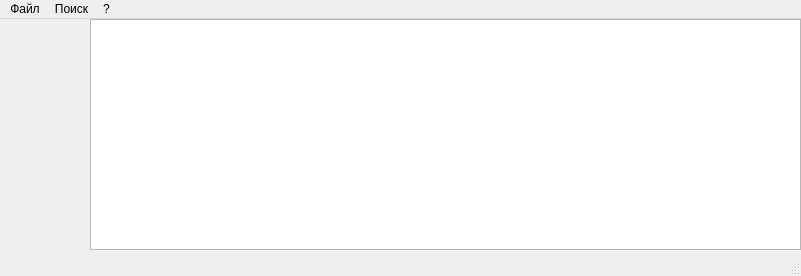
<?xml version="1.0" encoding="UTF-8"?>
<ui version="4.0">
 <class>MainWindow</class>
 <widget class="QMainWindow" name="MainWindow">
  <property name="geometry">
   <rect>
    <x>0</x>
    <y>0</y>
    <width>801</width>
    <height>276</height>
   </rect>
  </property>
  <property name="sizePolicy">
   <sizepolicy hsizetype="Fixed" vsizetype="Fixed">
    <horstretch>0</horstretch>
    <verstretch>0</verstretch>
   </sizepolicy>
  </property>
  <property name="windowTitle">
   <string>LicenseChecker - Проверка легальности установленных программ</string>
  </property>
  <property name="windowIcon">
   <iconset>
    <normaloff>LicenseChecker.ico</normaloff>LicenseChecker.ico</iconset>
  </property>
  <property name="layoutDirection">
   <enum>Qt::LeftToRight</enum>
  </property>
  <property name="toolButtonStyle">
   <enum>Qt::ToolButtonIconOnly</enum>
  </property>
  <widget class="QWidget" name="centralwidget">
   <widget class="QTableWidget" name="tableWidget">
    <property name="geometry">
     <rect>
      <x>90</x>
      <y>0</y>
      <width>711</width>
      <height>231</height>
     </rect>
    </property>
    <property name="sizePolicy">
     <sizepolicy hsizetype="Expanding" vsizetype="Expanding">
      <horstretch>0</horstretch>
      <verstretch>0</verstretch>
     </sizepolicy>
    </property>
    <property name="horizontalScrollBarPolicy">
     <enum>Qt::ScrollBarAsNeeded</enum>
    </property>
    <property name="sizeAdjustPolicy">
     <enum>QAbstractScrollArea::AdjustIgnored</enum>
    </property>
    <property name="horizontalScrollMode">
     <enum>QAbstractItemView::ScrollPerItem</enum>
    </property>
    <property name="sortingEnabled">
     <bool>true</bool>
    </property>
    <property name="wordWrap">
     <bool>false</bool>
    </property>
    <property name="cornerButtonEnabled">
     <bool>true</bool>
    </property>
    <attribute name="horizontalHeaderCascadingSectionResizes">
     <bool>false</bool>
    </attribute>
    <attribute name="horizontalHeaderDefaultSectionSize">
     <number>130</number>
    </attribute>
   </widget>
   <widget class="QLabel" name="label">
    <property name="geometry">
     <rect>
      <x>0</x>
      <y>40</y>
      <width>91</width>
      <height>141</height>
     </rect>
    </property>
    <property name="text">
     <string/>
    </property>
    <property name="pixmap">
     <pixmap>cat-auto.png</pixmap>
    </property>
    <property name="scaledContents">
     <bool>true</bool>
    </property>
   </widget>
  </widget>
  <widget class="QMenuBar" name="menubar">
   <property name="geometry">
    <rect>
     <x>0</x>
     <y>0</y>
     <width>801</width>
     <height>21</height>
    </rect>
   </property>
   <widget class="QMenu" name="menu">
    <property name="title">
     <string>Файл</string>
    </property>
    <addaction name="mSaveAvto"/>
    <addaction name="separator"/>
    <addaction name="mExit"/>
   </widget>
   <widget class="QMenu" name="menu_2">
    <property name="title">
     <string>Поиск</string>
    </property>
    <addaction name="mRuchPoisk"/>
    <addaction name="mMediaPoisk"/>
    <addaction name="mViewBD"/>
    <addaction name="mPoiskZameni"/>
    <addaction name="mSettings"/>
   </widget>
   <widget class="QMenu" name="menu_3">
    <property name="title">
     <string>?</string>
    </property>
    <addaction name="mAbout"/>
    <addaction name="mSpravka"/>
    <addaction name="mWebStr"/>
    <addaction name="mWebHelp"/>
    <addaction name="mUpdateBase"/>
    <addaction name="mUpdateProg"/>
   </widget>
   <addaction name="menu"/>
   <addaction name="menu_2"/>
   <addaction name="menu_3"/>
  </widget>
  <widget class="QStatusBar" name="statusbar"/>
  <action name="mSaveAvto">
   <property name="checkable">
    <bool>false</bool>
   </property>
   <property name="text">
    <string>Сохранить</string>
   </property>
   <property name="menuRole">
    <enum>QAction::NoRole</enum>
   </property>
  </action>
  <action name="mExit">
   <property name="text">
    <string>Выход</string>
   </property>
  </action>
  <action name="mRuchPoisk">
   <property name="text">
    <string>Ручной поиск программ</string>
   </property>
  </action>
  <action name="mMediaPoisk">
   <property name="text">
    <string>Медиа поиск</string>
   </property>
  </action>
  <action name="mViewBD">
   <property name="text">
    <string>Поиск в базе данных</string>
   </property>
  </action>
  <action name="mPoiskZameni">
   <property name="text">
    <string>Поиск замены на КонтинентСвободы.рф</string>
   </property>
  </action>
  <action name="mAbout">
   <property name="text">
    <string>О программе</string>
   </property>
  </action>
  <action name="mSpravka">
   <property name="text">
    <string>Справка</string>
   </property>
  </action>
  <action name="mWebStr">
   <property name="text">
    <string>Официальный сайт</string>
   </property>
  </action>
  <action name="mWebHelp">
   <property name="text">
    <string>Служба поддержки</string>
   </property>
  </action>
  <action name="mUpdateBase">
   <property name="text">
    <string>Обновить базу данных</string>
   </property>
  </action>
  <action name="mUpdateProg">
   <property name="text">
    <string>Проверить наличие новой версии</string>
   </property>
  </action>
  <action name="mSettings">
   <property name="text">
    <string>Настройки</string>
   </property>
  </action>
 </widget>
 <resources/>
 <connections/>
</ui>
